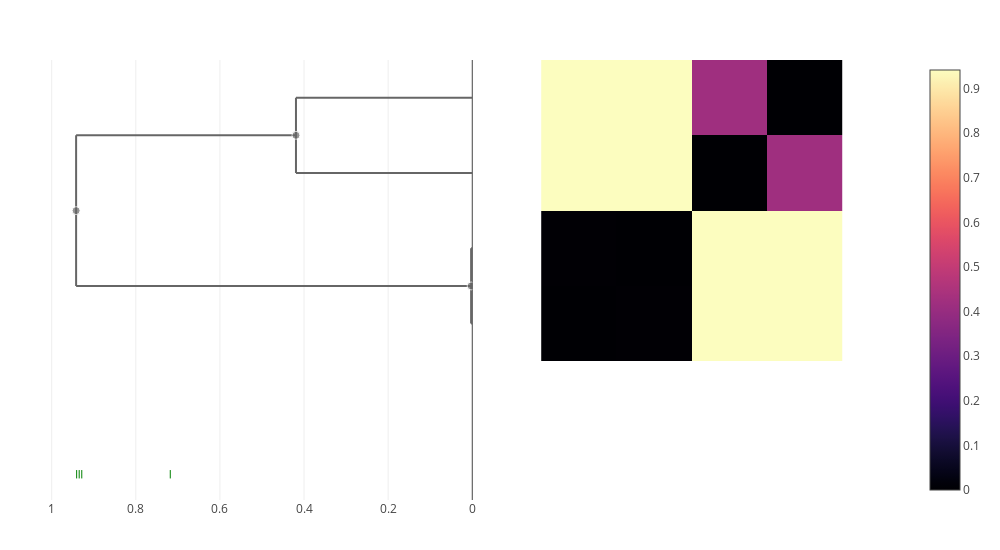

The cell this chart's notebook holds for it:
### Markdown cell above
### parafulva

### Code cell
let taxon = "parafulva"
    tree = trees[taxon] = cluster_annotate(cdata, taxon)
    plot(clustermap(cdata, tree))
end

### Figure 1 — Plotly figure (JSON) as saved in the notebook; plotly's stock layout.template omitted (floating-point values rounded to 4 significant figures; data arrays with more than 128 entries replaced by an {"elided": "..."} marker saying what was removed)
{"data": [{"colorscale": {"elided": "256x2 mixed values"}, "type": "heatmap", "x": [0.5, 1.5, 2.5, 3.5, 4.5], "y": [0.5, 1.5, 2.5, 3.5, 4.5], "z": [[0, 0.002753, 0.9419, 0.9418], [0.002753, 0, 0.9413, 0.9413], [0.9419, 0.9413, 0, 0.4192], [0.9418, 0.9413, 0.4192, 0]]}, {"hoverinfo": "skip", "line": {"color": "#666666"}, "mode": "lines", "showlegend": false, "type": "scatter", "x": [0.9419, 0.9419, null, 0.9419, 0.002753, null, 0.9419, 0.4192, null], "xaxis": "x2", "y": [1.5, 3.5, null, 1.5, 1.5, null, 3.5, 3.5, null], "yaxis": "y"}, {"hoverinfo": "skip", "line": {"color": "#666666"}, "mode": "lines", "showlegend": false, "type": "scatter", "x": [0.002753, 0.002753, null, 0.002753, 0, null, 0.002753, 0, null], "xaxis": "x2", "y": [1, 2, null, 1, 1, null, 2, 2, null], "yaxis": "y"}, {"hoverinfo": "skip", "line": {"color": "#666666"}, "mode": "lines", "showlegend": false, "type": "scatter", "x": [0.4192, 0.4192, null, 0.4192, 0, null, 0.4192, 0, null], "xaxis": "x2", "y": [3, 4, null, 3, 3, null, 4, 4, null], "yaxis": "y"}, {"customdata": [[7, 4], [5, 2], [6, 2]], "hovertemplate": "ID: %{customdata[0]}<br>\nHeight: %{x:.3f}<br>\nGenome count: %{customdata[1]}\n\n<extra></extra>", "marker": {"color": "#666666", "size": [8, 8, 8]}, "mode": "markers", "showlegend": false, "type": "scatter", "x": [0.9419, 0.002753, 0.4192], "xaxis": "x2", "y": [2.5, 1.5, 3.5], "yaxis": "y"}, {"hovertemplate": "%{text} <br>\n%{x}\n<extra></extra>\n", "marker": {"color": "green", "line": {"color": "green", "width": 1}, "symbol": "line-ns"}, "mode": "markers", "text": ["fulva", "putida", "monteilii", "plecoglossicida"], "type": "scatter", "x": [0.7181, 0.9285, 0.9346, 0.9407], "xaxis": "x2", "y": [-1, -1, -1, -1, -1, -1, -1, -1, -1, -1, -1, -1, -1, -1, -1, -1, -1, -1, -1, -1, -1, -1, -1, -1, -1, -1, -1, -1, -1, -1]}], "layout": {"height": 550, "hovermode": "closest", "margin": {"b": 50, "l": 50, "r": 50, "t": 60}, "showlegend": false, "width": 1000, "xaxis": {"domain": [0.505, 1], "scaleanchor": "y", "visible": false}, "xaxis2": {"autorange": "reversed", "domain": [0, 0.495], "rangemode": "nonnegative", "showspikes": true, "spikedash": "solid", "spikemode": "across", "spikethickness": 1}, "yaxis": {"scaleanchor": "x", "visible": false}}}
